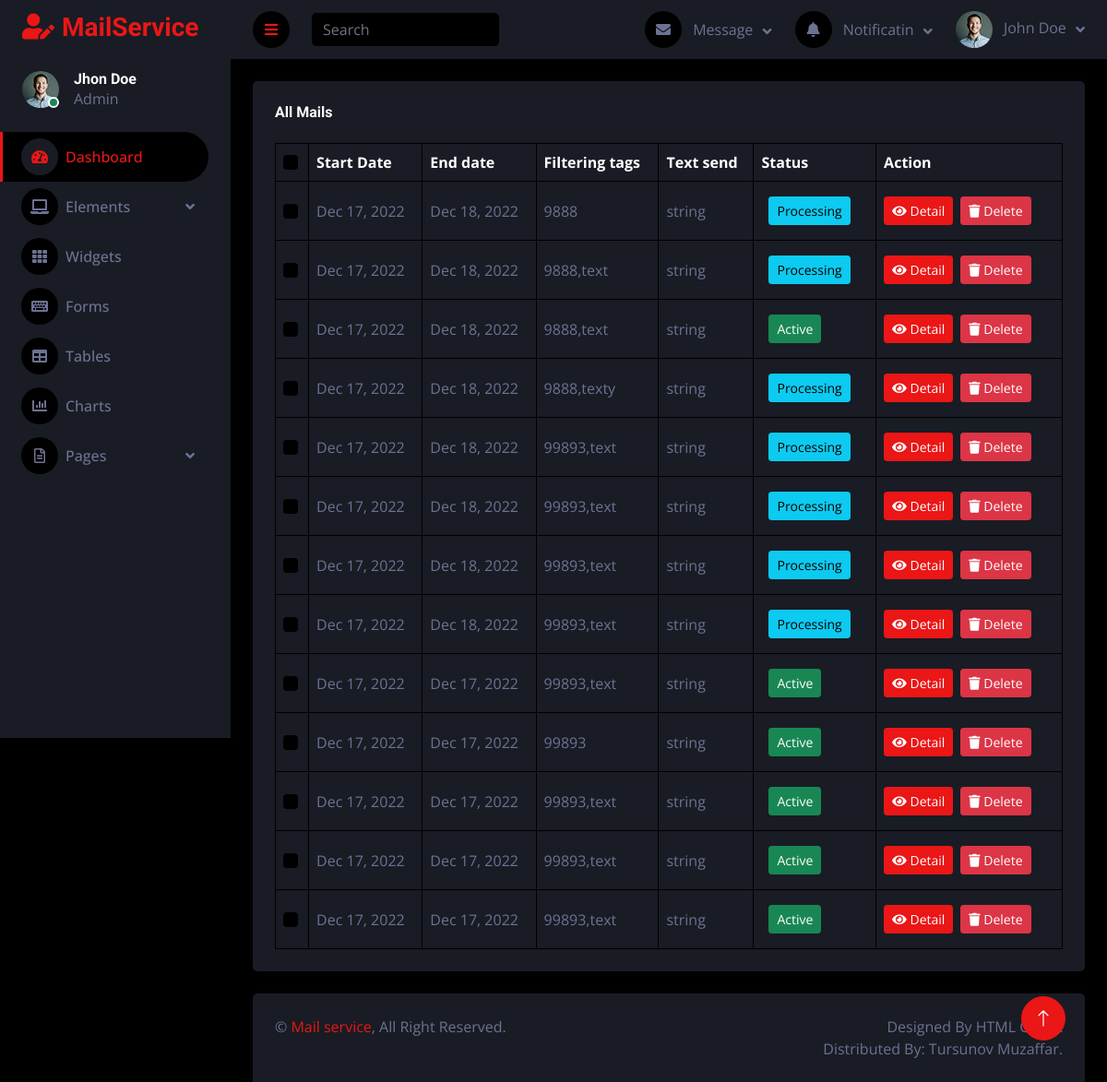
/mail-list/, run on the app's committed database.
### main/models.py (models this page shows, shortened)
class Mails(models.Model):
  start_date = models.DateTimeField()
  text_approval = models.TextField(default='')
  fil_code_teg =models.CharField(max_length=255)
  end_date = models.DateTimeField()
  used =models.BooleanField(default=False)

### webui/views.py (the view)
# urls.py: path('mail-list/',views.mail_list,name='mail_list'),
def mail_list(request):
  if 'search' in request.GET:
    search =request.GET.get('search')
    mails = Mails.objects.filter(Q(text_approval__icontains=search) | Q(fil_code_teg__icontains=search))
  else:
    mails =Mails.objects.all()
  context ={
    'mails':mails
  }
  return render(request,'list/mail_list.html',context)

### templates/list/mail_list.html (shortened to what this page needs)
{% extends 'base.html'%}
{% block content %}
<div class="content">
    {% include 'includes/nav.html'%}
    {% if mails %}
    <div class="container-fluid pt-4 px-4">
        <div class="bg-secondary text-center rounded p-4">
            <div class="d-flex align-items-center justify-content-between mb-4">
                <h6 class="mb-0">All Mails</h6>
            </div>
            <div class="table-responsive">
                <table class="table text-start align-middle table-bordered table-hover mb-0">
                    <thead>
                        <tr class="text-white">
                            <th scope="col"><input class="form-check-input" type="checkbox"></th>
                            <th scope="col">Start Date</th>
                            <th scope="col">End date</th>
                            <th scope="col">Filtering tags</th>
                            <th scope="col">Text send</th>
                            <th scope="col">Status</th>
                            <th scope="col">Action</th>
                        </tr>
                    </thead>
                    <tbody>
                        {% for mail in mails %}
                        <tr>
                            <td><input class="form-check-input" type="checkbox"></td>
                            <td>{{mail.start_date|date:"M d, Y"}}</td>
                            <td>{{mail.end_date|date:"M d, Y"}}</td>
                            <td>{{mail.fil_code_teg}}</td>
                            <td>{{mail.text_approval}}</td>
                            {%if mail.used %}
                            <td> <button type="button" class="btn btn-success m-2 btn-sm">Active</button></td>
                            {%else%}
                            <td><button type="button" class="btn btn-info m-2 btn-sm">Processing</button></td>
                            {%endif%}
                            <td><a class="btn btn-sm btn-primary" href="{% url 'mail_detail' mail.id %}"><i class="fa fa-eye"></i> Detail</a><a href="{% url 'mail_delete' mail.id %}"><button type="button" class="btn btn-danger m-2 btn-sm"onclick="return confirm('Are you sure delete this Mail?')"><i class="fa fa-trash"></i> Delete</button></a></td>
                        </tr>
                        {%endfor%}
                    </tbody>
                </table>
            </div>
        </div>
    </div>
    {%endif%}
{% endblock %}

### templates/base.html (shortened to what this page needs)
<!DOCTYPE html>
{% load static %}
<html lang="en">
<head>
    <link href="https://cdnjs.cloudflare.com/ajax/libs/font-awesome/5.10.0/css/all.min.css" rel="stylesheet">
    <link href="https://cdn.jsdelivr.net/npm/bootstrap-icons@1.4.1/font/bootstrap-icons.css" rel="stylesheet">
    <link href="{%static 'lib/owlcarousel/assets/owl.carousel.min.css' %}" rel="stylesheet">
    <link href="{%static 'lib/tempusdominus/css/tempusdominus-bootstrap-4.min.css' %}" rel="stylesheet" />
    <link href="{%static 'css/bootstrap.min.css' %}" rel="stylesheet">
    <link href="{%static 'css/style.css' %}" rel="stylesheet">
</head>
<body>
    <div class="container-fluid position-relative d-flex p-0">
       {% include 'includes/header.html'%}
       {% block content %}
       {% endblock %}
       {% include 'includes/footer.html'%}
        <a href="#" class="btn btn-lg btn-primary btn-lg-square back-to-top"><i class="bi bi-arrow-up"></i></a>
    </div>
</body>
</html>

### templates/includes/header.html (shortened to what this page needs)
 <div class="sidebar pe-4 pb-3">
    <nav class="navbar bg-secondary navbar-dark">
        <a href="{%url 'index'%}" class="navbar-brand mx-4 mb-3">
            <h3 class="text-primary"><i class="fa fa-user-edit me-2"></i>MailService</h3>
        </a>
        <div class="d-flex align-items-center ms-4 mb-4">
            <div class="position-relative">
                <img class="rounded-circle" src="img/user.jpg" alt="" style="width: 40px; height: 40px;">
                <div class="bg-success rounded-circle border border-2 border-white position-absolute end-0 bottom-0 p-1"></div>
            </div>
            <div class="ms-3">
                <h6 class="mb-0">Jhon Doe</h6>
                <span>Admin</span>
            </div>
        </div>
        <div class="navbar-nav w-100">
            <a href="{% url 'index' %}" class="nav-item nav-link active"><i class="fa fa-tachometer-alt me-2"></i>Dashboard</a>
            <div class="nav-item dropdown">
                <a  class="nav-link dropdown-toggle" data-bs-toggle="dropdown"><i class="fa fa-laptop me-2"></i>Elements</a>
            </div>
            <a href="{% url 'widgets' %}" class="nav-item nav-link"><i class="fa fa-th me-2"></i>Widgets</a>
            <a href="{% url 'forms' %}" class="nav-item nav-link"><i class="fa fa-keyboard me-2"></i>Forms</a>
            <a href="{% url 'tables' %}" class="nav-item nav-link"><i class="fa fa-table me-2"></i>Tables</a>
            <a href="{% url 'charts' %}" class="nav-item nav-link"><i class="fa fa-chart-bar me-2"></i>Charts</a>
            <div class="nav-item dropdown">
                <a  class="nav-link dropdown-toggle" data-bs-toggle="dropdown"><i class="far fa-file-alt me-2"></i>Pages</a>
            </div>
        </div>
    </nav>
</div>

### templates/includes/nav.html (shortened to what this page needs)
<nav class="navbar navbar-expand bg-secondary navbar-dark sticky-top px-4 py-0">
  <a href="#" class="sidebar-toggler flex-shrink-0">
      <i class="fa fa-bars"></i>
  </a>
  {% if 'add_mail' in request.path or 'add_customer' in request.path or 'add_message' in request.path %}
  {% else %}
  <form class="d-none d-md-flex ms-4">
      <input class="form-control bg-dark border-0" type="search" name="search" placeholder="Search">
  </form>
  {% endif %}
  <div class="navbar-nav align-items-center ms-auto">
      <div class="nav-item dropdown">
          <a href="#" class="nav-link dropdown-toggle" data-bs-toggle="dropdown">
              <i class="fa fa-envelope me-lg-2"></i>
              <span class="d-none d-lg-inline-flex">Message</span>
          </a>
      </div>
      <div class="nav-item dropdown">
          <a href="#" class="nav-link dropdown-toggle" data-bs-toggle="dropdown">
              <i class="fa fa-bell me-lg-2"></i>
              <span class="d-none d-lg-inline-flex">Notificatin</span>
          </a>
      </div>
      <div class="nav-item dropdown">
          <a href="#" class="nav-link dropdown-toggle" data-bs-toggle="dropdown">
              <img class="rounded-circle me-lg-2" src="img/user.jpg" alt="" style="width: 40px; height: 40px;">
              <span class="d-none d-lg-inline-flex">John Doe</span>
          </a>
      </div>
  </div>
</nav>

### templates/includes/footer.html
<div class="container-fluid pt-4 px-4">
    <div class="bg-secondary rounded-top p-4">
        <div class="row">
            <div class="col-12 col-sm-6 text-center text-sm-start">
                &copy; <a href="#">Mail service</a>, All Right Reserved.
            </div>
            <div class="col-12 col-sm-6 text-center text-sm-end">
                Designed By <a>HTML Codex</a>
                <br>Distributed By: <a  target="_blank">Tursunov Muzaffar.</a>
            </div>
        </div>
    </div>
</div>

### static/css/style.css (style rules this page uses)
:root { --primary: #EB1616; --secondary: #191C24; --light: #6C7293; --dark: #000000; }
.back-to-top { position: fixed; display: none; right: 45px; bottom: 45px; z-index: 99; }
.btn { transition: .5s; }
.btn-lg-square { width: 48px; height: 48px; }
.btn-square, .btn-sm-square, .btn-lg-square { padding: 0; display: inline-flex; align-items: center; justify-content: center; font-weight: normal; border-radius: 50px; }
.sidebar { position: fixed; top: 0; left: 0; bottom: 0; width: 250px; height: 100vh; overflow-y: auto; background: var(--secondary); transition: 0.5s; z-index: 999; }
.content { margin-left: 250px; min-height: 100vh; background: var(--dark); transition: 0.5s; }
@media (min-width: 992px) { .sidebar { margin-left: 0; } }
@media (min-width: 992px) { .content { width: calc(100% - 250px); } }
.sidebar .navbar .navbar-nav .nav-link { padding: 7px 20px; color: var(--light); font-weight: 500; border-left: 3px solid var(--secondary); border-radius: 0 30px 30px 0; outline: none; }
.sidebar .navbar .navbar-nav .nav-link:hover, .sidebar .navbar .navbar-nav .nav-link.active { color: var(--primary); background: var(--dark); border-color: var(--primary); }
.sidebar .navbar .navbar-nav .nav-link i { width: 40px; height: 40px; display: inline-flex; align-items: center; justify-content: center; background: var(--dark); border-radius: 40px; }
.sidebar .navbar .navbar-nav .nav-link:hover i, .sidebar .navbar .navbar-nav .nav-link.active i { background: var(--secondary); }
.sidebar .navbar .dropdown-toggle::after { position: absolute; top: 15px; right: 15px; border: none; content: "\f107"; font-family: "Font Awesome 5 Free"; font-weight: 900; transition: .5s; }
.content .navbar .navbar-nav .nav-link { margin-left: 25px; padding: 12px 0; color: var(--light); outline: none; }
.content .navbar .sidebar-toggler, .content .navbar .navbar-nav .nav-link i { width: 40px; height: 40px; display: inline-flex; align-items: center; justify-content: center; background: var(--dark); border-radius: 40px; }
.content .navbar .dropdown-toggle::after { margin-left: 6px; vertical-align: middle; border: none; content: "\f107"; font-family: "Font Awesome 5 Free"; font-weight: 900; transition: .5s; }

### data on the page
Mails: start_date "Dec 17, 2022", end_date "Dec 18, 2022", fil_code_teg "9888", text_approval "string", used "Processing"
Mails: start_date "Dec 17, 2022", end_date "Dec 18, 2022", fil_code_teg "9888,text", text_approval "string", used "Processing"
Mails: start_date "Dec 17, 2022", end_date "Dec 18, 2022", fil_code_teg "9888,text", text_approval "string", used "Active"
Mails: start_date "Dec 17, 2022", end_date "Dec 18, 2022", fil_code_teg "9888,texty", text_approval "string", used "Processing"
Mails: start_date "Dec 17, 2022", end_date "Dec 18, 2022", fil_code_teg "99893,text", text_approval "string", used "Processing"
Mails: start_date "Dec 17, 2022", end_date "Dec 18, 2022", fil_code_teg "99893,text", text_approval "string", used "Processing"
Mails: start_date "Dec 17, 2022", end_date "Dec 18, 2022", fil_code_teg "99893,text", text_approval "string", used "Processing"
Mails: start_date "Dec 17, 2022", end_date "Dec 18, 2022", fil_code_teg "99893,text", text_approval "string", used "Processing"
Mails: start_date "Dec 17, 2022", end_date "Dec 17, 2022", fil_code_teg "99893,text", text_approval "string", used "Active"
Mails: start_date "Dec 17, 2022", end_date "Dec 17, 2022", fil_code_teg "99893", text_approval "string", used "Active"
Mails: start_date "Dec 17, 2022", end_date "Dec 17, 2022", fil_code_teg "99893,text", text_approval "string", used "Active"
Mails: start_date "Dec 17, 2022", end_date "Dec 17, 2022", fil_code_teg "99893,text", text_approval "string", used "Active"
Mails: start_date "Dec 17, 2022", end_date "Dec 17, 2022", fil_code_teg "99893,text", text_approval "string", used "Active"
